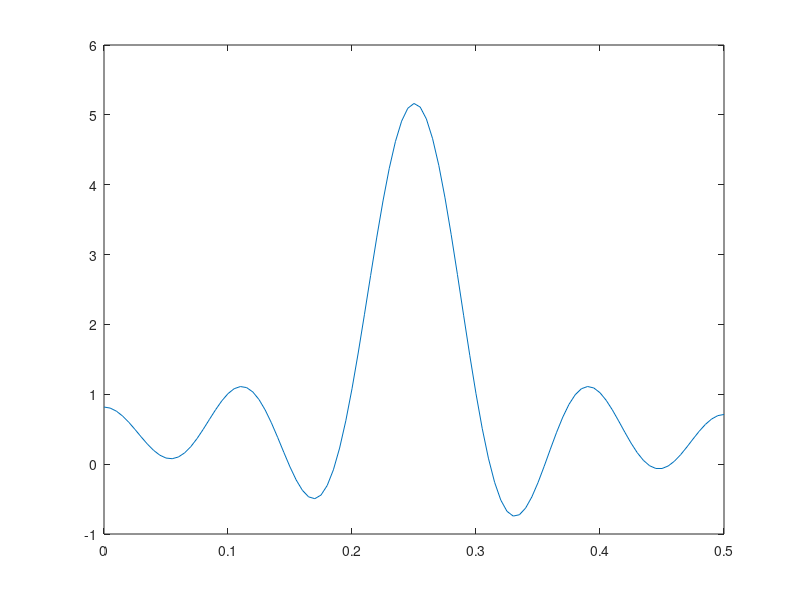

This figure's MATLAB source: (Note: this script raises an error after producing the figure.)
% Consider a signal denoted as x[n], which is defined as
% $x[n] = cos(2π{f_₀}n) + w[n]$, where n takes values from 
% 0 to N-1. $w[n]$ represents white Gaussian noise (WGN) with
% a variance of $\sigma^2$. 
% By utilizing Monte Carlo (MC) simulation as an initial 
% approach, we can generate a plot showcasing the varying
% possibilities of the mentioned term within the range
% of 0 to 0.5. Through this simulation, we can observe that
% at $f = 0.25$, mentioned function attains its maximum value.
% Author: Reza Ghasemi Alavicheh[r.ghasemi.reza@gmail.com]

%%
clc;
clear;
%% constant value
N = 10;
mu = 0;
sigma = 0.1; %deviation
n = [0:N - 1];
f = 0.25;

%%
for i = 1:10
    %% Generation of w(n) and x(n)
    data_J = [];
    w_n = normrnd(mu, sigma, 1, N);
    f = 0.25;
    x_n = cos(2 * pi .* f .* n) + w_n;
    %%
    for f = 0:0.005:0.5
        J = sum(x_n .* cos(2 * pi * f .* n));
        data_J = [data_J J];

    end

    %%

    G1 = plot(0:0.005:0.5, data_J);
    hold on
    G1.LineWidth = 1.25;

end

%% shape
grid on;
ylabel('Domain');
xlabel('Frequency');
title("function maximization")
